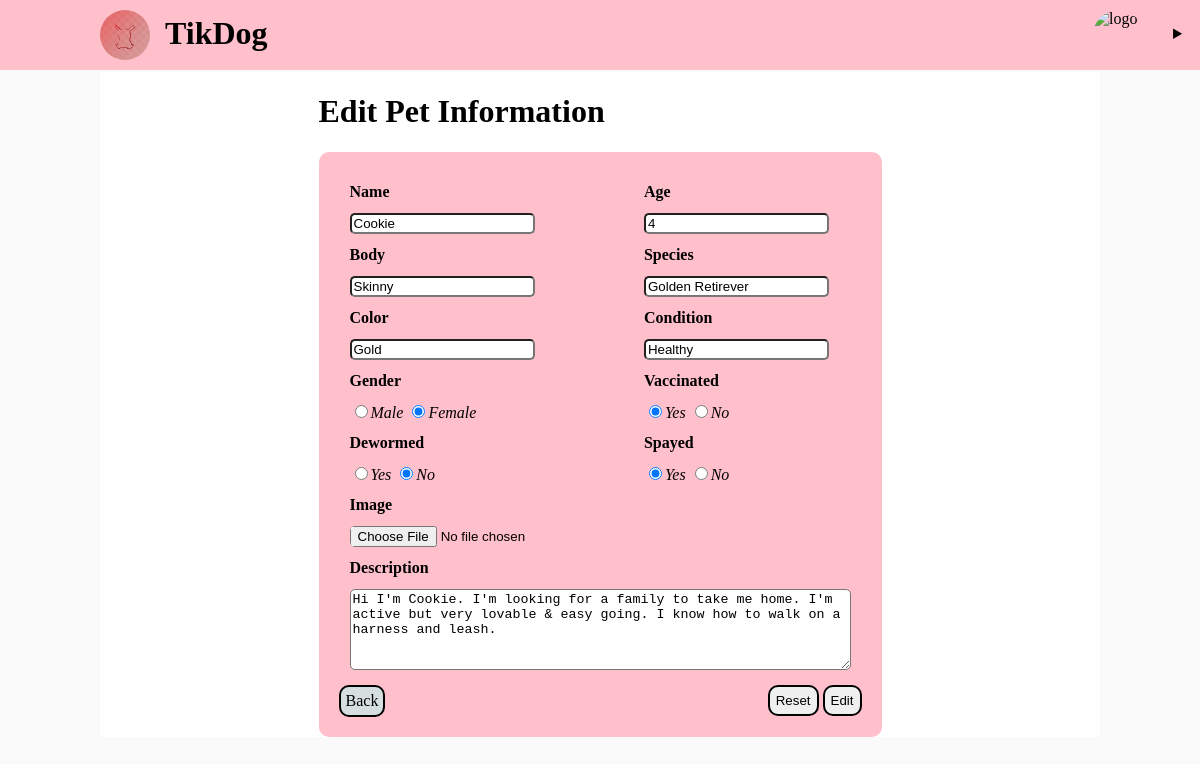
/php/editpet.php?PetID=1, run on the app's committed database.
### tables this page shows
CREATE TABLE `pets` (
  `PetsID` int(11) NOT NULL,
  `PetName` varchar(100) NOT NULL,
  `PetBody` varchar(100) NOT NULL,
  `Color` varchar(100) NOT NULL,
  `Vaccinated` varchar(20) NOT NULL,
  `Spayed` varchar(20) NOT NULL,
  `Species` varchar(100) NOT NULL,
  `Gender` varchar(6) NOT NULL,
  `PetCondition` varchar(100) NOT NULL,
  `Dewormed` varchar(20) NOT NULL,
  `Image` varchar(100) NOT NULL,
  `PetAge` int(20) NOT NULL,
  `PetStatus` varchar(100) NOT NULL,
  `DonorID` int(11) NOT NULL,
  `AdopterID` int(11) NOT NULL,
  `Description` varchar(500) NOT NULL
);

### php/editpet.php (the view, shortened to what this page needs)
<?php
    include_once("conn.php");
    $petID = $_GET['PetID'];
?>
<!DOCTYPE html>
<html lang="en">
<head>
</head>
<body>
    <?php include('header.php'); ?>
    <div class="wrapper">
        <h1>Edit Pet Information</h1>
        <div class="wrapper2">
        <form action="" method="POST" enctype="multipart/form-data">
            <?php
                $sql = "SELECT * FROM pets WHERE PetsID = '$petID'";
                $result = mysqli_query($conn, $sql);
                while($row=mysqli_fetch_assoc($result)){
            ?>
            <table cellspacing="10">
                <tr>
                    <td><b>Name</b></td>
                    <td><b>Age</b></td>
                </tr>
                <tr>
                    <td><input type="text" name="name" value="<?php echo $row['PetName']?>" required ></td>
                    <td><input type="text" name="age" value="<?php echo $row['PetAge']?>" required></td>
                </tr>
                <tr>
                    <td><b>Body</b></td>
                    <td><b>Species</b></td>
                </tr>
                <tr>
                    <td><input type="text" name="body" value="<?php echo $row['PetBody']?>" required></td>
                    <td><input type="text" name="species" value="<?php echo $row['Species']?>" required></td>
                </tr>
                <tr>
                    <td><b>Color</b></td>
                    <td><b>Condition</b></td>
                </tr>
                <tr>
                    <td><input type="text" name="color" value="<?php echo $row['Color']?>" required></td>
                    <td><input type="text" name="condition" value="<?php echo $row['PetCondition']?>" required></td>
                </tr>
                <tr>
                    <td><b>Gender</b></td>
                    <td><b>Vaccinated</b></td>
                </tr>
                <tr>
                    <td>
                        <input type="radio" name="gender" value="Male" <?php echo ($row['Gender'] == 'Male') ? 'checked' : '';?> required><i>Male</i>
                        <input type="radio" name="gender" value="Female" <?php echo ($row['Gender'] == 'Female') ? 'checked' : '';?> required><i>Female</i>
                    </td>
                    <td>
                        <input type="radio" name="vaccinated" value="Yes" <?php echo ($row['Vaccinated'] == 'Yes') ? 'checked' : '';?> required><i>Yes</i>
                        <input type="radio" name="vaccinated" value="No" <?php echo ($row['Vaccinated'] == 'No') ? 'checked' : '';?> required><i>No</i>
                    </td>
                </tr>
                <tr>
                    <td><b>Dewormed</b></td>
                    <td><b>Spayed</b></td>
                </tr>
                <tr>
                    <td>
                        <input type="radio" name="dewormed" value="Yes" <?php echo ($row['Dewormed'] == 'Yes') ? 'checked' : '';?> required><i>Yes</i>
                        <input type="radio" name="dewormed" value="No" <?php echo ($row['Dewormed'] == 'No') ? 'checked' : '';?> required><i>No</i>
                    </td>
                    <td>
                        <input type="radio" name="spayed" value="Yes" <?php echo ($row['Spayed'] == 'Yes') ? 'checked' : '';?> required><i>Yes</i>
                        <input type="radio" name="spayed" value="No" <?php echo ($row['Spayed'] == 'No') ? 'checked' : '';?> required><i>No</i>
                    </td>
                </tr>
                <tr>
                    <td><b>Image</b></td>
                </tr>
                <tr>
                    <td><input type="file" name="filename" ></td>
                </tr>
                <tr>
                    <td><b>Description</b></td>
                </tr>
                <tr>
                    <td colspan="2"><textarea name="description" id="" cols="60" rows="5" required><?php echo $row["Description"] ?></textarea></td>
                </tr>
            </table>
            <?php } ?>
            <a class="bckBtn" href="donor.php">Back</a>
            <div class="rightBtn">
                <input type="reset">
                <input type="submit" value="Edit" name="addpet">
            </div>
        </form>
    </div>
    </div>
</body>
</html>

### php/editpet.php (style rules this page uses)
body { background-color: rgba(0, 0, 0, 0.02); }
.wrapper { width: 1000px; display: grid; justify-content: center; margin: 0 auto; margin-top: 10px; background-color: #fff; }
.wrapper2 { background-color: pink; padding: 20px; border-radius: 10px; }
.wrapper2 input, textarea { border-radius: 5px; }
.bckBtn { border: 2px solid black; float: left; padding: 5px; border-radius: 10px; background-color: #D6DFE0; text-decoration: none; color: black; }
.rightBtn { float:right ; }
input[type='reset'], input[type='submit'] { border: 2px solid black; border-radius: 10px; padding: 6px; }

### data on the page
pets: name "Cookie", age "4", body "Skinny", species "Golden Retirever", color "Gold", condition "Healthy", Gender "☑", Vaccinated "☑", Dewormed "☑", Spayed "☑", description "Hi I'm Cookie. I'm looking for a family to take me home. I'm active but very lovable & easy going. I know how to walk on a harness and leash."
